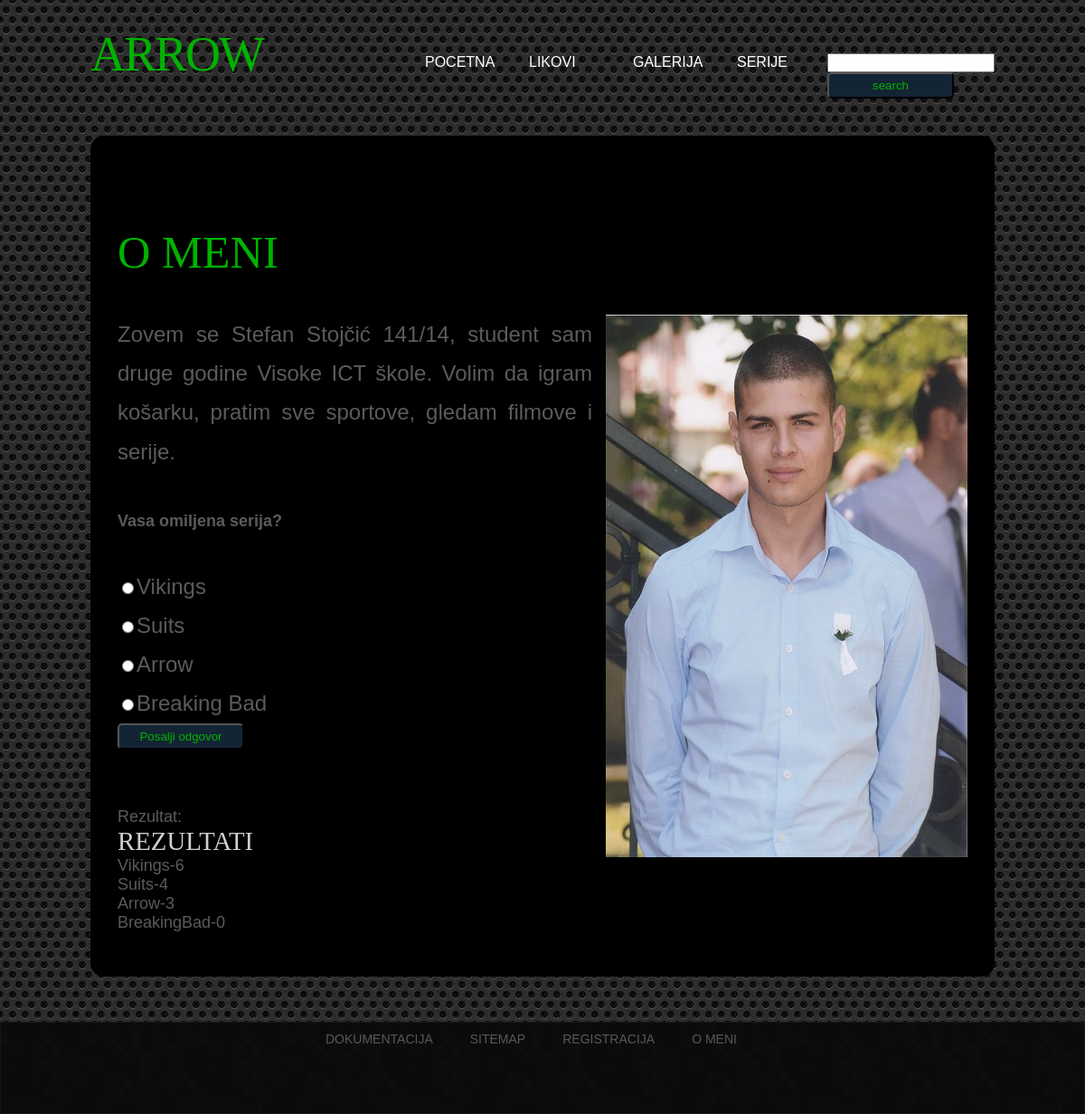
The app's page /autors.php with its own data.
### tables this page shows
CREATE TABLE IF NOT EXISTS `anketa` (
  `id` int(11) NOT NULL AUTO_INCREMENT,
  `rate` float NOT NULL,
  `odgovor` varchar(32) NOT NULL,
  PRIMARY KEY (`id`)
);

### autors.php (the view, shortened to what this page needs)
<!DOCTYPE html PUBLIC "-//W3C//DTD XHTML 1.0 Strict//EN" "http://www.w3.org/TR/xhtml1/DTD/xhtml1-strict.dtd">
<html xmlns="http://www.w3.org/1999/xhtml">
<head>
<link href="style.css" rel="stylesheet" type="text/css" media="screen" />
</head>
<body>
<div id="wrapper">
	<div id="header-wrapperr">
		<div id="header" class="container">
			<div id="logo">
				<h1><a href="#">ARROW</a></h1>
			</div>
			<div id="menu">
			<ul>
					<li class="current_page_item"><a href="index.php">POCETNA</a></li>
					<li><a href="#">LIKOVI</a>
								</li>
					<li><a href="galerija.php">GALERIJA</a></li>
					<li><a href="serije.php">SERIJE</a></li>
					 <div id="pretraga">
						<form name="formular">
						<input type="text" name='user' id="tbPretraga" onkeyup="dohvatiSerije(this.value)" />
						<input class="dugme" type="button"  value="search" onClick="pronadjiPodatke();">
							</form>
				    </div>
				</ul>
		</div>
	</div>
	<div id="page">
		<div class="post1">
			<h2 class="title">O meni  </h2>
		<img  src="images/autor.jpg" width="400" height="600">
	<p>Zovem se Stefan Stojčić 141/14, student sam druge godine Visoke ICT škole. Volim da igram košarku, pratim sve sportove, gledam filmove i serije.
	</p>
							<form method="post" action="#">
									<table>
											<form action="anketa.php" method="post">
<strong>Vasa omiljena serija?</strong><p>
<input name="anketa" type="radio" value="Vikings" />Vikings<br />
<input name="anketa" type="radio" value="Suits" />Suits<br />
<input name="anketa" type="radio" value="Arrow" />Arrow<br />
<input name="anketa" type="radio" value="BreakingBad" />Breaking Bad<br />
<input type="submit" class="dugme" name="post" value="Posalji odgovor"/>
</form>
									</table>
							</form>
							<div id="prikaziRezultatAnkete">
							Rezultat:<?php
echo "<h3>Rezultati</h3>";
$q = mysql_query("SELECT * FROM anketa ORDER BY rate DESC");
while($row = mysql_fetch_assoc($q)){
 $odgovor = $row['odgovor'];
 $rate = $row['rate'];
 echo "$odgovor-$rate<br/>";
}
?>
						</div>
	</div>
</div>
</div>
	</div>
<div id="footer">
	<div id="menu2">
				<ul>
					<li><a href="dokumentacija.pdf" target="_blank">Dokumentacija</a></li>
					<li><a href="sajtmap.xml">Sitemap</a></li>
					<li><a href="registracija.php">Registracija</a></li>
					<li><a href="autors.php">O MENI</a></li>
				</ul>
</div>
</div>
</body>
</html>

### style.css (style rules this page uses)
body { cursor:url(images/cursor.png),url(images/cursor.png),auto; margin: 0; padding: 0; background:url(images/img05.png) repeat; font-family: 'Abel', sans-serif; font-size: 18px; color: #5B5B5B; }
h1 { margin: 0; padding: 0; text-transform: uppercase; font-weight: normal; font-family:Comic Sans MS; font-weight: 200; color:#b80202; }
h2, h3 { margin: 0; padding: 0; text-transform: uppercase; font-weight: normal; font-family:Comic Sans MS; font-weight: 200; color: #CFCFCF; }
#logo h1 a { color:#00b300; }
h1 { font-size: 2em; color:#00b300; }
h2 { font-size: 2.8em; }
h3 { font-size: 1.6em; }
p, ul, ol { margin-top: 0; line-height: 180%; }
a { color: #5E5E5E; }
.dugme { display: block; width: 140px; padding: 5px 6px; margin-right: 20px; background: #132434 url(images/img05.jpg) repeat; border-radius: 5px; color: #00b300; text-align: center; text-decoration: none; }
#wrapper { overflow:hidden; padding: 0px 0px 30px 0px; }
.container { width: 1000px; margin: 0px auto; }
#header-wrapperr { height:1100px; }
#header { overflow: hidden; width: 1000px; height: 150px; margin: 0 auto; padding: 0px 0px; }
#logo { float: left; width: 300px; margin: 0; padding: 0; color: #FFFFFF; }
#logo h1 { line-height: 120px; letter-spacing: -2px; font-size: 3em; }
#logo h1 { color:#00b300; text-transform: uppercase; font-family:Comic Sans MS; }
#logo a { border: none; background: none; text-decoration: none; color: #12212F; }
#pretraga { padding-top:8px;float:right; }
#menu { float: right; width: 650px; height: 90px; margin: 0 auto; padding: 0; }
#menu ul { margin: 0; padding: 50px 0px 0px 0px; list-style: none; line-height: normal; }
#menu li { float: left; padding: 0px 0px 0px 0px; }
#menu a { display: block ; width:65px; padding: 10px 30px 10px 20px; text-decoration: none; text-align:left; font-family: sans-serif; font-size: 16px; font-weight: 300; color: #ffffff; border: none; }
#menu .current_page_item a { color:#FFFFFF; border-radius: 5px; }
#page { width: 1000px; margin: 0 auto; padding: 0px 0px 30px 0px; }
.post1,#forma { padding-top:50px; }
.post1 table { padding:40px 50px 0px 0px; }
.post1 { height:800px; background: #000000; border-radius: 15px; padding: 30px; }
.post1 h2 { color:#00b300; }
.post1 img { padding-top:40px;padding-left:15px; float:right; }
.post1 p { padding-top:40px;font-size:24px;text-align:justify; }
.post1,#forma.donja { padding-top:100px; }
#footer { height: 100px; margin: 0 auto; background:url(images/img055.jpg) repeat; font-family: 'Abel', sans-serif; border: 1px solid #171717; }
#footer a { color: #2A2A2A; }
#menu2 { width: 600px; height: 90px; margin: 0 auto; padding: 0; }
#menu2 ul { margin: 0 auto; list-style: none; line-height: normal; }
#menu2 li { float: left; padding: 0px 0px 0px 0px; }
#menu2 a { display: block; margin-right: 1px; padding: 10px 20px 10px 20px; text-decoration: none; text-align: center; text-transform: uppercase; font-family:sans-serif; font-size: 14px; font-weight: 300; color: #585858; border: none; }

### records on screen
anketa: odgovor "Vikings", rate "6"
anketa: odgovor "Suits", rate "4"
anketa: odgovor "Arrow", rate "3"
anketa: odgovor "BreakingBad", rate "0"
